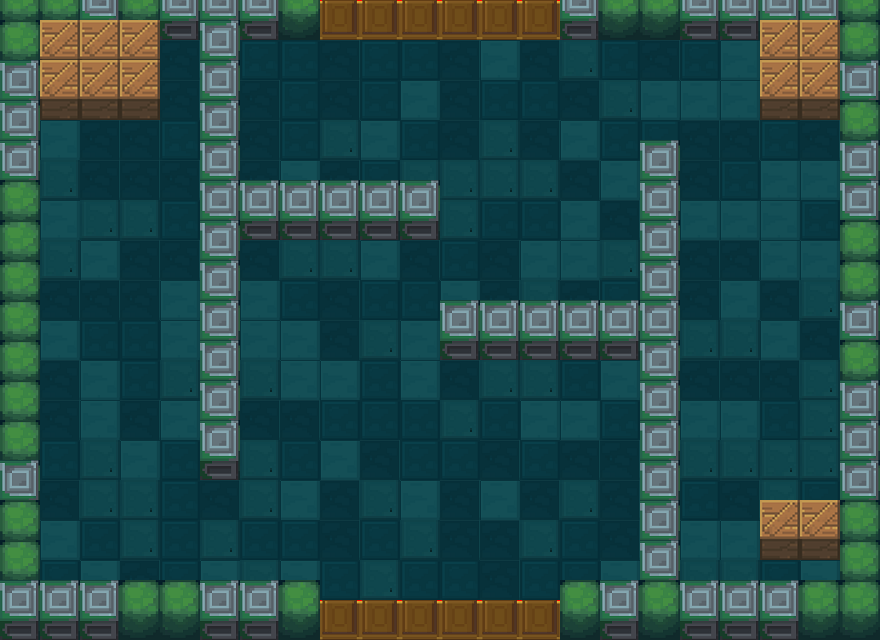

Below is a game level as drawn by its tile map, then a one-line description and the .tmx that defines it (tile-layer data replaced by summaries):
An orthogonal 22x16 tile map with 40x40 px tiles, 6 tile layers (MonsterMeta, Meta, floor, exit, ...), 5 tilesets and 1 object (Manager).

<map version="1.0" orientation="orthogonal" renderorder="right-down" width="22" height="16" tilewidth="40" tileheight="40">
 <tileset firstgid="1" name="floors" tilewidth="40" tileheight="40">
  <image source="floors.png" width="160" height="40" />
 </tileset>
 <tileset firstgid="5" name="1" tilewidth="40" tileheight="60">
  <image source="1.png" width="80" height="60" />
 </tileset>
 <tileset firstgid="7" name="meta_tiles" tilewidth="40" tileheight="40">
  <image source="meta_tiles.png" width="280" height="70" />
  <tile id="0">
   <properties>
    <property name="Collidable" value="true" />
   </properties>
  </tile>
 </tileset>
 <tileset firstgid="14" name="上下门（关）" tilewidth="40" tileheight="40">
  <image source="上下门（关）.png" width="40" height="80" />
 </tileset>
 <tileset firstgid="16" name="木箱" tilewidth="40" tileheight="60">
  <image source="木箱.png" width="40" height="60" />
 </tileset>
 <layer name="MonsterMeta" width="22" height="16">
  <properties>
   <property name="cc_vertexz" value="-800" />
  </properties>
  <data>[352 cells, 116 non-empty, 1 distinct tile ids]</data>
 </layer>
 <layer name="Meta" width="22" height="16">
  <properties>
   <property name="cc_vertexz" value="-800" />
  </properties>
  <data>[352 cells, 104 non-empty, 1 distinct tile ids]</data>
 </layer>
 <layer name="floor" width="22" height="16">
  <properties>
   <property name="cc_vertexz" value="-500" />
  </properties>
  <data>[352 cells, 280 non-empty, 4 distinct tile ids]</data>
 </layer>
 <layer name="exit" width="22" height="16">
  <properties>
   <property name="cc_vertexz" value="-500" />
  </properties>
  <data>[352 cells, 12 non-empty, 1 distinct tile ids]</data>
 </layer>
 <layer name="roomVerge" width="22" height="16">
  <properties>
   <property name="cc_vertexz" value="automatic" />
  </properties>
  <data>[352 cells, 92 non-empty, 2 distinct tile ids]</data>
 </layer>
 <layer name="box" width="22" height="16">
  <properties>
   <property name="cc_vertexz" value="automatic" />
  </properties>
  <data>[352 cells, 12 non-empty, 1 distinct tile ids]</data>
 </layer>
 <objectgroup name="ObjectManager">
  <object name="Manager" x="380.618" y="335.674" />
 </objectgroup>
</map>
